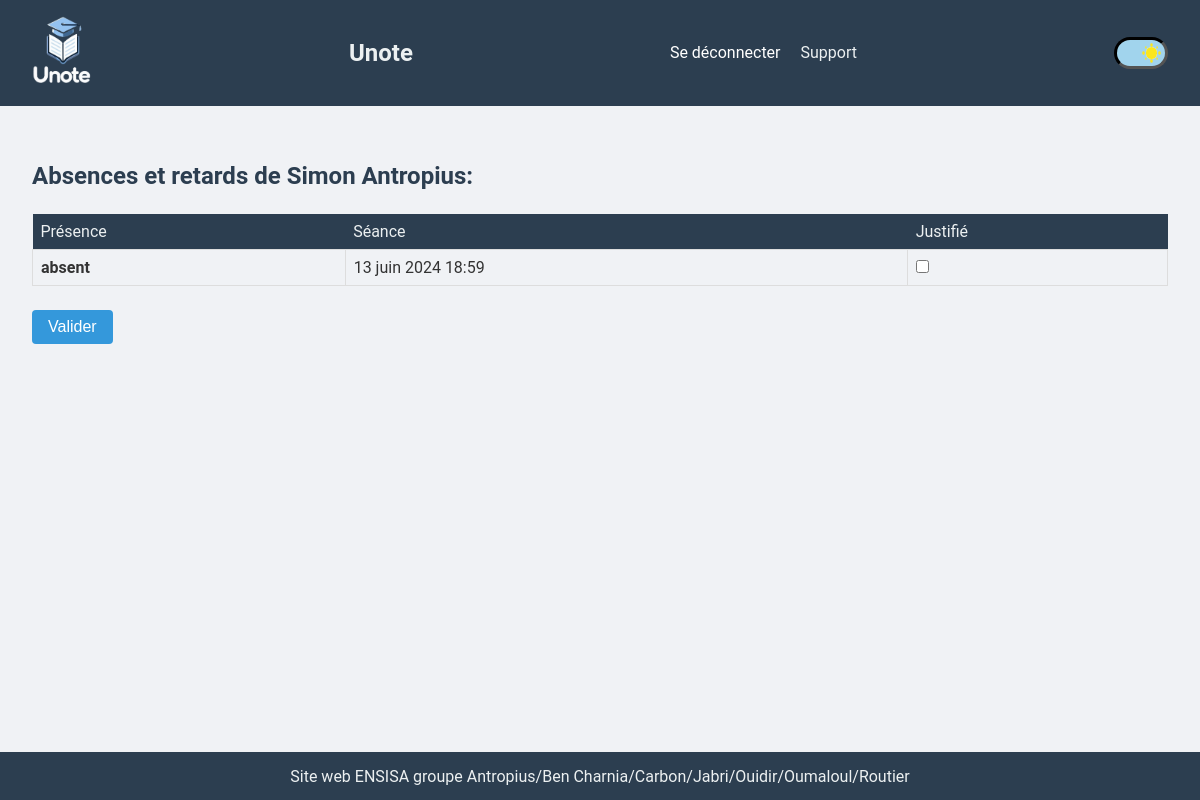
/administration/attendance_of/4/ (signed in), run on the app's committed database.
### users/models.py (models this page shows, shortened)
class CustomUser(AbstractUser):
    USER_TYPE_CHOICES = (
        ('student', 'Étudiant'),
        ('teacher', 'Professeur'),
        ('admin', 'Administrateur'),
    )
    user_type = models.CharField(max_length=20, choices=USER_TYPE_CHOICES,
                                 default='student')

### administration/models.py (models this page shows, shortened)
class Presence(models.Model):
    PRESENCE_TYPE = (
        ('present', 'Présent'),
        ('absent', 'Absent'),
        ('late', 'En retard'),
    )
    presence = models.CharField(max_length=30, choices=PRESENCE_TYPE)
    user = models.ForeignKey(CustomUser, on_delete=models.CASCADE)
    session = models.ForeignKey(Session, on_delete=models.CASCADE)
    justified = models.BooleanField(default=False)

class Session(models.Model):
    date = models.DateTimeField()
    duration = models.DurationField()
    exam = models.BooleanField()
    is_called_done = models.BooleanField(default=False)
    room = models.ForeignKey(Room, on_delete=models.CASCADE)
    course = models.ForeignKey(Course, on_delete=models.CASCADE)

### administration/views.py (the view)
# urls.py: path('attendance_of/<int:user_id>/', views.attendance_of,
@login_required
def attendance_of(request, user_id):
    if request.user.user_type != "admin":
        return render(request, 'main/403.html', status=403)
    user = get_object_or_404(CustomUser, pk=user_id)
    presence = Presence.objects.filter(user=user).exclude(presence="present")
    presence = presence.order_by('-session__date')
    if request.method == 'POST':
        for p in presence:
            justified_value = request.POST.get(str(p.pk), 'off')
            p.justified = (justified_value == "on")
            p.save()
        return HttpResponseRedirect(reverse("users:profile", args=[user.id]))
    context = {'user': user, 'presence': presence}
    return render(request, 'administration/attendance_of.html', context)

### administration/templates/administration/attendance_of.html (shortened to what this page needs)
{% extends "administration/base.html" %}
{% load static %}
{% block content %}
<div>
    <h3>Absences et retards de {{user.first_name}} {{user.last_name}}:</h3>
    <form method="post">
    <table class="notes_section">
        <thead>
            <th scope="col">Présence</th>
            <th scope="col">Séance</th>
            <th scope="col">Justifié</th>
        </thead>
        <tbody>
            {% for p in presence %}
                <tr>
                    <th scope="row">{{p.presence}}</th>
                    <td>{{p.session.lesson.name}} {{p.session.date}}</td>
                    <td>
                        <input type="checkbox" value="on" name="{{ p.pk }}" {% if p.justified %} checked {% endif %}>
                    </td>
                </tr>
            {% endfor %}
        </tbody>
    </table>
    <button class="black-text" type="submit"
            href="{% url 'users:profile' user_id=user.id %}">
        Valider </button>
    </form>
</div>
{% endblock %}

### static/style.css (style rules this page uses)
:root { --secondary-color: #2c3e50; --admin-menu-link-color: #2980b9; --title-link-color: #2980b9; --background-schedule-color: #f0f2f5; --background-schedule-color2: #fff; --schedule-title-color: #1285a1; --taken-cells-background-color: #87d2ff; --taken-cells-exam-background-color: #ff7777; --title-color: #2c3e50; --button-color2: #fff; --link2-color: #2980b9; --submit-background-color1: #2980b9; --body-text-color: #333; --main-text-color: #ecf0f1; --notes-section-color: #333; --notes-section-button-color: #333; --form-input-color: #fff; --form-input-background-color: #ecf0f1; --link-color: #2980b9; --table-border-color: #ddd; --link-hover-color: #732d91; --lates-link-color: #2980b9; --button-background-color: #3498db; --button-link-color: #3498db; --main-background-color: #f0f2f5; --background-color-1: #f0f2f5; --call-done-background-color: #c0fdde; --white-color: #fff; --f2-color): #f2f2f2; --placeholder-color: #888888; --font-size: 16px; --toggle_height: 16em; --toggle_width: 30em; --toggle_btn_radius: 10em; --background-color-night: #080125; --background-color-day: #A1D4ED; --moon_color: #D9FBFF; --scroll-behavior: smooth; scroll-behavior: var(--scroll-behavior); }
::placeholder { color: var(--placeholder-color); }
body { font-family: 'Roboto', sans-serif; background-color: var(--main-background-color); margin: 0; padding: 0; color: var(--body-text-color); }
h2, h3 { font-size: 1.5em; color: var(--title-color); margin-bottom: 1em; }
.notes_section { color: var(--notes-section-color); }
button { background-color: var(--button-background-color); border: none; color: var(--white-color); padding: 0.5em 1em; text-align: center; text-decoration: none; display: inline-block; font-size: 1em; margin: 0.5em 0; cursor: pointer; border-radius: 0.25em; }
table { width: 100%; border-collapse: collapse; margin-bottom: 1em; }
table thead th { background-color: var(--secondary-color); color: var(--main-text-color); padding: 0.5em; text-align: left; font-weight: normal; }
table tbody td, table tbody th { border: 1px solid var(--table-border-color); padding: 0.5em; text-align: left; }
input[type="checkbox"] { width: auto; margin: 0; }
button[type="submit"] { background-color: var(--button-background-color); border: none; color: var(--white-color); padding: 0.5em 1em; font-size: 1em; cursor: pointer; border-radius: 4px; }
.form-items.revert-colors input.black-text, button.black-text { color: var(--form-input-color); }
body { transition: all .2s ease-in-out; }

### data on the page
CustomUser: first_name "Simon", last_name "Antropius"
Presence: presence "absent", session "13 juin 2024 18:59"
